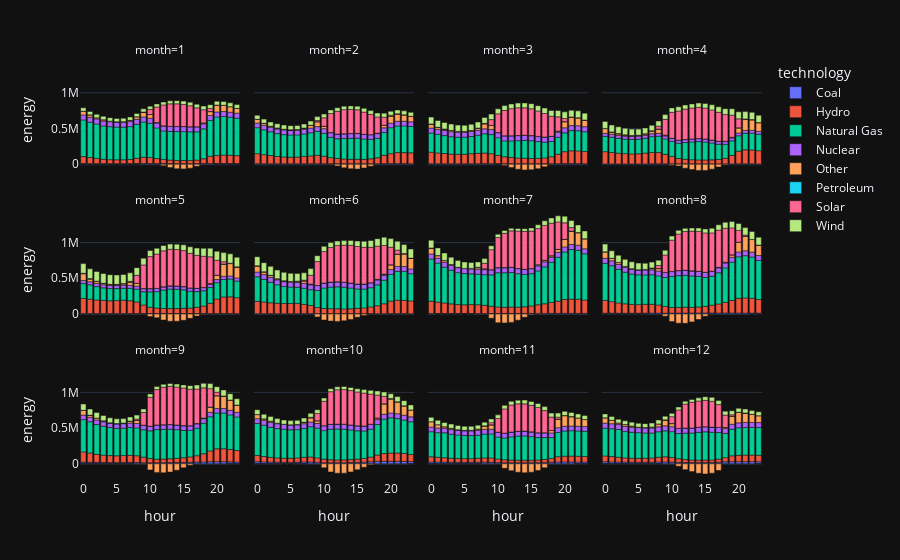

Notebook cell for this chart:
### Markdown cell above
#### Columns

### Code cell
fig = px.bar(
    data_frame=r,
    x="hour",
    y=cols_num,
    color="technology",
    facet_col="month",
    facet_col_wrap=4,
)

fig
